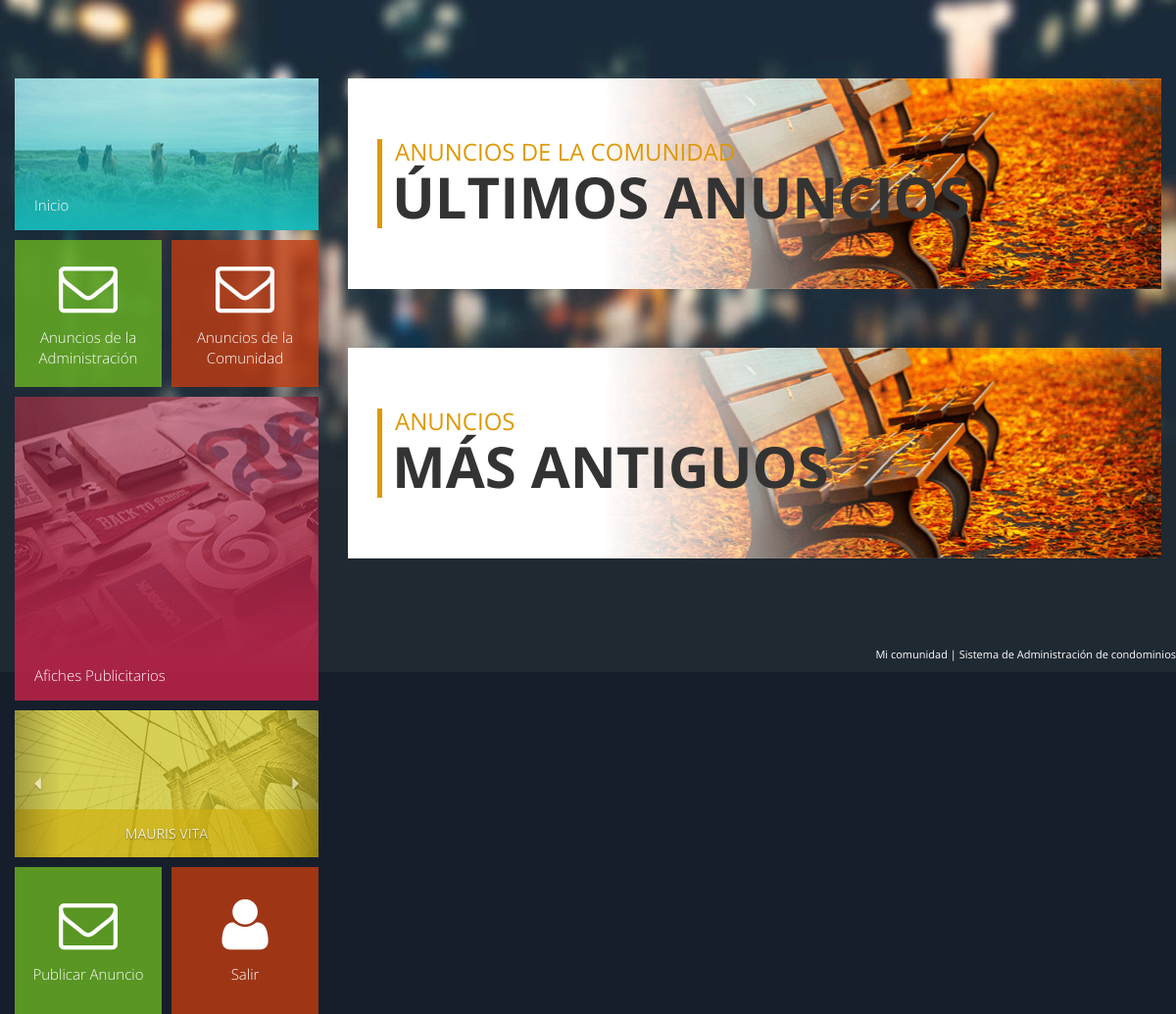
The app's page /news2/ (signed in), older data.
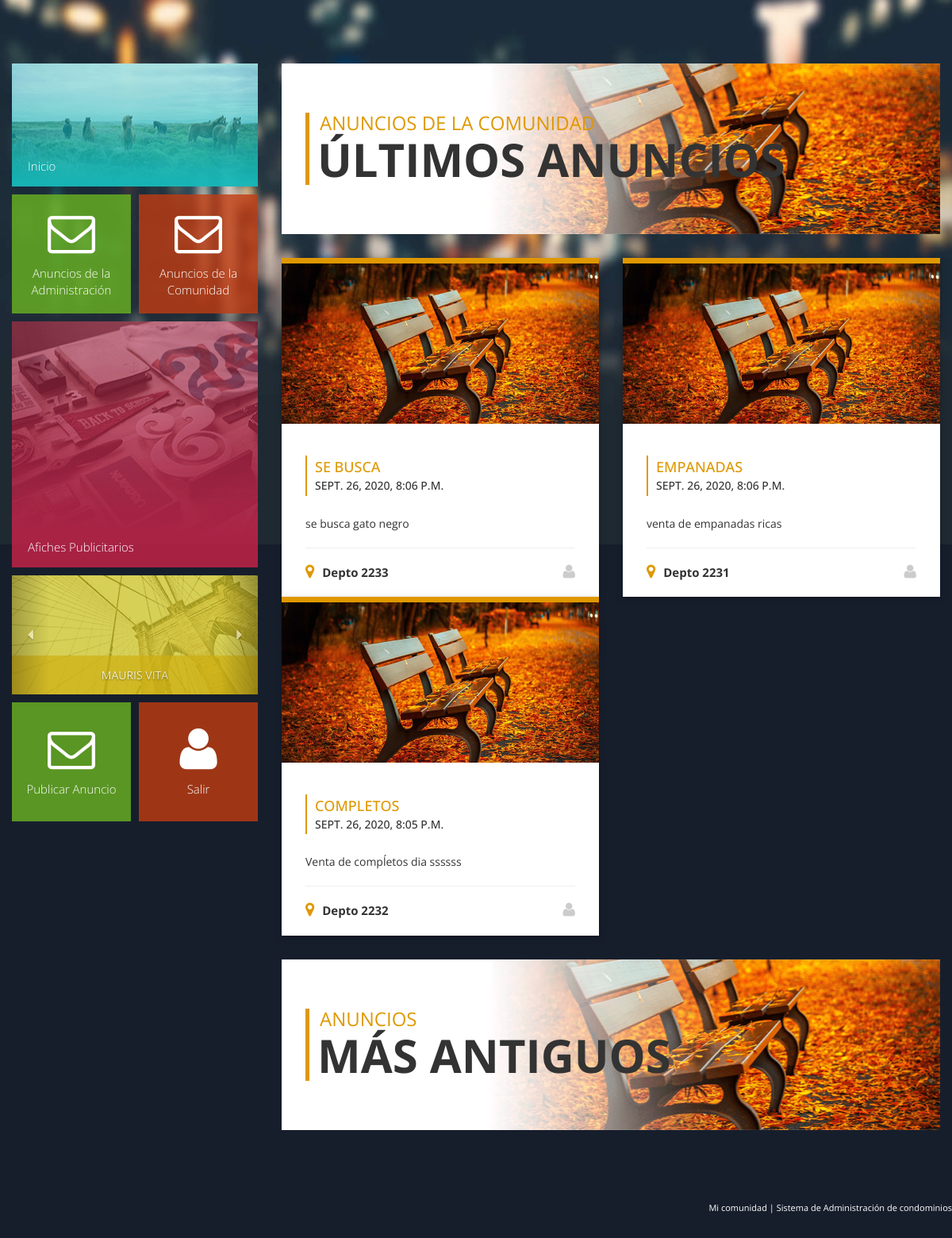
The same page, newer data.
### blog/models.py (models this page shows, shortened)
class Anuncio(models.Model):
    PRIORIDAD = (
        ('1', '1'),
        ('2', '2'),
        ('3', '3'),
    )
    TIPO = (
        ('0', '0'),
        ('1', '1'),
    )
    titulo = models.CharField(max_length=150)
    contenido = models.TextField()
    fecha = models.DateTimeField(auto_now_add=True)
    prioridad = models.CharField(max_length=3,
                              choices=PRIORIDAD,
                              default='1')
    categoria = models.CharField(max_length=150)
    imagen = models.ImageField(upload_to="blog", null=True, blank=True, verbose_name="Imagen")
    autor = models.CharField(max_length=60)
    tipo_usuario = models.CharField(max_length=3,
                              choices=TIPO,
                              default='0')
    class Meta:
        ordering = ('-fecha',)

### blog/views.py (the view)
# urls.py: path("news2/", news2, name="news2"),
def news2(request):
    if request.user.is_authenticated :
        anuncios_usuarios = Anuncio.objects.filter( tipo_usuario = "0" )[:10]
        anuncios_usuarios2 = Anuncio.objects.filter( tipo_usuario = "0" )[11:]
        return render( request, 'blog/news2.html', {'anuncios_usuarios':anuncios_usuarios, 'anuncios_usuarios2':anuncios_usuarios2})
    return redirect('index')

### blog/templates/blog/news2.html (shortened to what this page needs)
{% extends 'blog/base2.html' %}
{% load static %}
{% block contenido %}
                    <div class="content-main">
                        <div class="row margin-b-30">
                            <div class="col-xs-12 col-sm-12 col-md-12 biliend">
                                <div class="banner-2-container">
                                    <div class="aenean">
                                        <h4>Anuncios de la Comunidad</h4>
                                        <h3>Últimos anuncios</h3>
                                    </div>
                                </div>
                            </div>
                        </div>
                        <div class="row margin-b-30">
                            {% for anuncios in anuncios_usuarios %}
                            <div class="col-xs-12 col-sm-12 col-md-6 col-lg-6">
                                <div class="box paris">
                                    <div class="box-icon">
                                        <img src="{%static 'blog/images/home-img-3.jpg' %}" alt="Image" class="img-responsive">
                                    </div>
                                    <div class="info float-container">
                                        <div class="col-sm-12 london-title paris-title">
                                            <h3 class="text-uppercase">{{anuncios.titulo}}</h3>
                                            <h4 class="text-uppercase">{{anuncios.fecha}}</h4>
                                        </div>
                                        <p>{{anuncios.contenido}}</p><hr />
                                        <div class="col-sm-12 location-main">
                                            <div class="pull-left location location2 ">
                                                <i class="fa fa-map-marker fa-2x"></i><span>{{anuncios.autor}}</span>
                                            </div>
                                            <div class="pull-right user-icons">
                                                <a href="https://mail.google.com/mail/?view=cm&fs=1&tf=1&to={{request.user.email}}" target="_blank"><i class="fa fa-user fa-2x"></i></a>
                                            </div>
                                        </div>
                                    </div>
                                </div>
                            </div>
                            {% endfor %}
                        </div>
                        <div class="row margin-b-30">
                            <div class="col-xs-12 col-sm-12 col-md-12 biliend">
                                <div class="banner-2-container">
                                    <div class="aenean">
                                        <h4>Anuncios </h4>
                                        <h3>Más Antiguos</h3>
                                    </div>
                                </div>
                            </div>
                        </div>
                        </div>
                    </div>
{% endblock contenido %}

Row changes from the older to the newer data that the page shows:
added Anuncio: titulo "SE BUSCA", fecha "SEPT. 26, 2020, 8:06 P.M.", contenido "se busca gato negro", autor "Depto 2233"
added Anuncio: titulo "EMPANADAS", fecha "SEPT. 26, 2020, 8:06 P.M.", contenido "venta de empanadas ricas", autor "Depto 2231"
added Anuncio: titulo "COMPLETOS", fecha "SEPT. 26, 2020, 8:05 P.M.", contenido "Venta de compĺetos dia ssssss", autor "Depto 2232"
